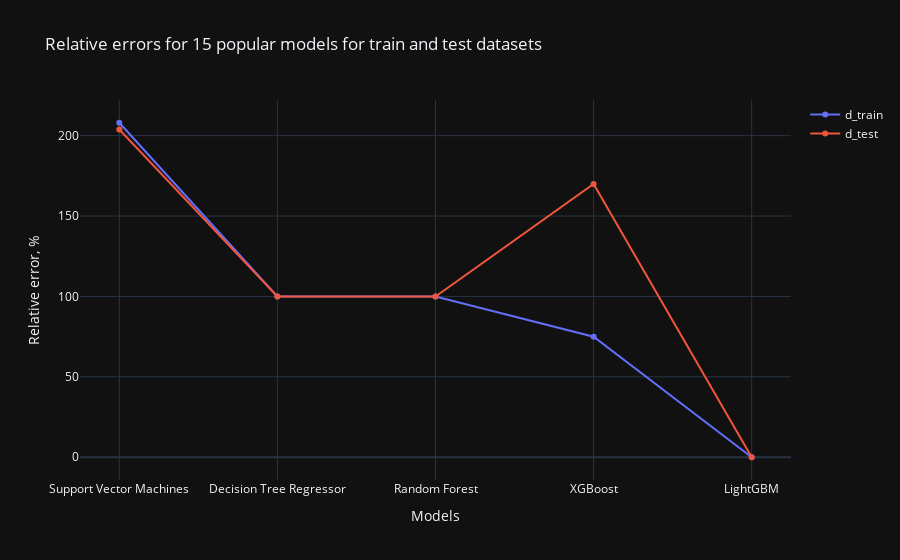

Write notebook code for a chart like this one.
### Code cell
# Plot with plotly dark theme
import plotly.graph_objects as go
fig = go.Figure()
fig.add_trace(go.Scatter(x=models['Model'], y=models['d_train'], name='d_train'))
fig.add_trace(go.Scatter(x=models['Model'], y=models['d_test'], name='d_test'))
fig.update_layout(title='Relative errors for 15 popular models for train and test datasets',
                   xaxis_title='Models',
                   yaxis_title='Relative error, %')
fig.update_layout(template='plotly_dark')
fig.show()

### Figure 1 — Plotly figure (JSON) as saved in the notebook; plotly's stock layout.template omitted (floating-point values rounded to 4 significant figures)
{"data": [{"name": "d_train", "x": ["Support Vector Machines", "Decision Tree Regressor", "Random Forest", "XGBoost", "LightGBM"], "y": [208.0, 100.0, 100.0, 74.93, 0.0], "type": "scatter"}, {"name": "d_test", "x": ["Support Vector Machines", "Decision Tree Regressor", "Random Forest", "XGBoost", "LightGBM"], "y": [203.8, 100.0, 100.0, 169.9, 0.01], "type": "scatter"}], "layout": {"title": {"text": "Relative errors for 15 popular models for train and test datasets"}, "xaxis": {"title": {"text": "Models"}}, "yaxis": {"title": {"text": "Relative error, %"}}}}
